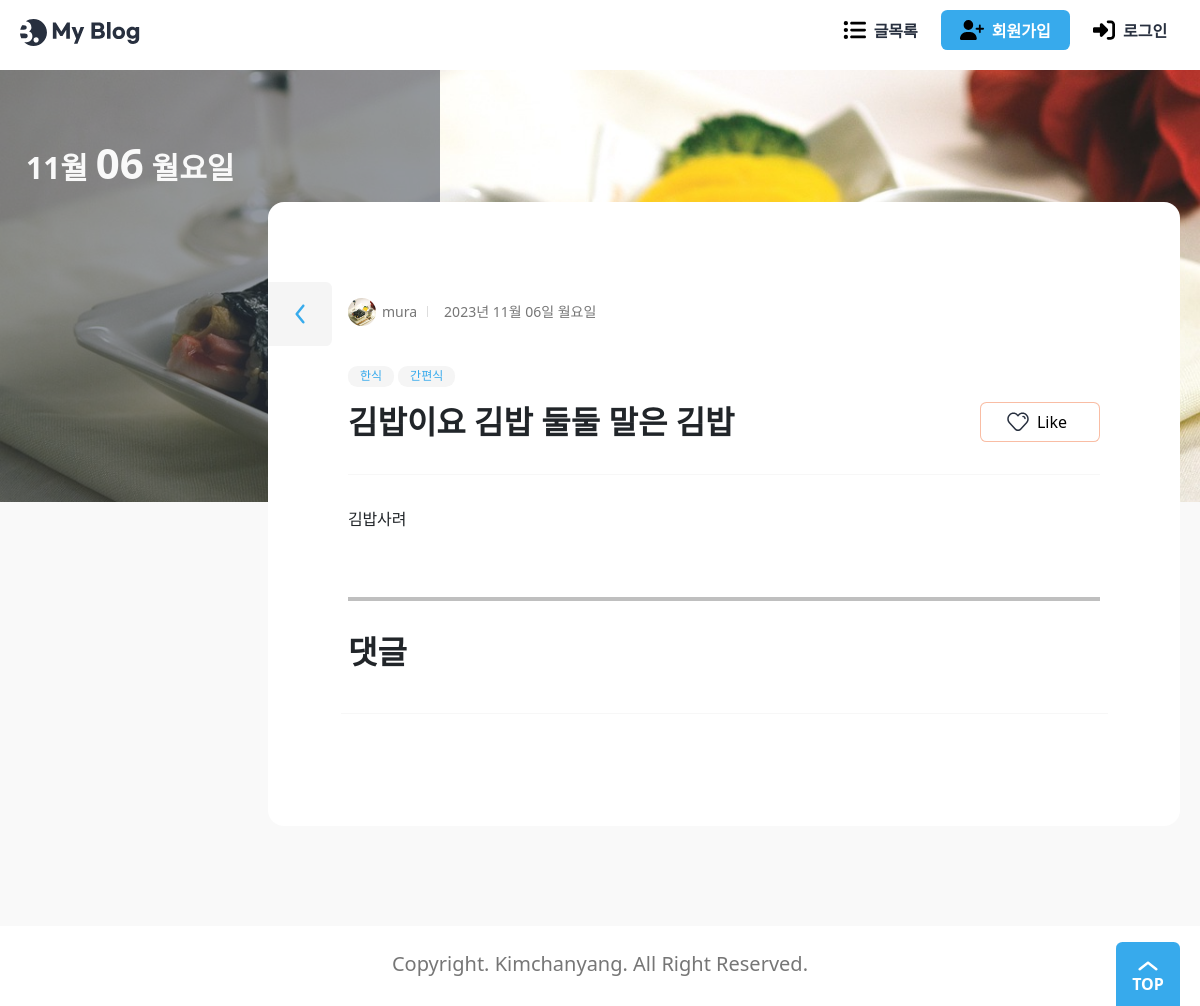
The page /blog/21/ on the database its author committed.
### blog/models.py (models this page shows, shortened)
class Post(models.Model):
    title = models.CharField(_("제목"), max_length=50)
    content = models.TextField(_("내용"))
    head_image = models.ImageField(
        _("메인 이미지"), upload_to="blog/images/%Y/%m/%d/", blank=True
    )
    file_upload = models.FileField(
        _("파일"), upload_to="blog/files/%Y/%m/%d/", blank=True
    )
    created_at = models.DateTimeField(_("작성일자"), auto_now_add=True)
    updated_at = models.DateTimeField(_("수정일자"), auto_now=True)
    author = models.ForeignKey(User, on_delete=models.CASCADE, verbose_name="작성자")
    tags = models.ManyToManyField("Tag", blank=True, verbose_name="태그")
    view_count = models.PositiveIntegerField(verbose_name="조회수", default=0)
    likes_count = models.PositiveIntegerField(verbose_name="좋아요", default=0)
    class Meta:
        ordering = ["-created_at"]

class Tag(models.Model):
    name = models.CharField(max_length=50, unique=True, verbose_name="태그 이름")
    def __str__(self):
        return self.name

### accounts/models.py (models this page shows)
class User(AbstractUser):
    nickname = models.CharField(_("닉네임"), max_length=50)
    profile_img = models.ImageField(
        _("프로필 사진"), upload_to=user_directory_path, blank=True
    )
    class Meta:
        db_table = "User"

### blog/views.py (the view)
# urls.py: path("<int:pk>/", views.PostDetail.as_view(), name="post_detail"),
class PostDetail(DetailView):
    model = Post
    context_object_name = "post"
    def get(self, request, pk):
        try:
            post = Post.objects.get(pk=pk)
        except Post.DoesNotExist:
            return render(request, "blog/post_404.html")
        post.view_count += 1
        post.save()
        try:
            next_post = (
                Post.objects.filter(created_at__gt=post.created_at)
                .order_by("created_at")
                .first()
            )
        except Post.DoesNotExist:
            next_post = None
        try:
            previous_post = (
                Post.objects.filter(created_at__lt=post.created_at)
                .order_by("-created_at")
                .first()
            )
        except Post.DoesNotExist:
            previous_post = None
        comments = Comment.objects.filter(post=post)
        contaxt = {
            "post": post,
            "previous_post": previous_post,
            "next_post": next_post,
            "comments": comments,
        }
        return render(request, "blog/post_detail.html", contaxt)
    def post(self, request, pk):
        try:
            post = Post.objects.get(pk=pk)
        except Post.DoesNotExist:
            return render(request, "blog/post_404.html")
        form = CommentForm(request.POST)
        if form.is_valid():
            comment = form.save(commit=False)
            comment.post = post
            comment.author = request.user
            comment.save()
        return redirect("post_detail", pk=pk)

### templates/blog/post_detail.html (shortened to what this page needs)
{% extends "base.html" %}
{% block main %}
{% load static %}
<div class="banner" {% if post.head_image %} style="background-image: url({{ post.head_image.url }})" {% endif %}>
    <div class="max-width">
        <div class="banner-contents">
            <p class="today">{{ post.created_at|date:'M' }} <em>{{ post.created_at|date:'d' }}</em> {{ post.created_at|date:'D' }}</p>
        </div>
    </div>
</div>
<div class="view">
    <div class="max-width">
        <section class="wrap-box">
            <div class="inner">
                <dl class="author-wrap">
                    <dd class="author">
                        {% if post.author.profile_img %}
                        <img src="{{ post.author.profile_img.url }}" alt="">
                        {% else %}
                        <img src="{% static './assets/blank_profile.png' %}" alt="">
                        {% endif %}
                        {% if post.nickname %}
                        {{ post.nickname }}
                        {% else %}
                        {{ post.author }}
                        {% endif %}
                    </dd>
                    <dd class="created">{{ post.created_at|date:'Y년 m월 d일 D' }}</dd>
                </dl>
                <dl class="category">
                    {% for tag in post.tags.iterator %}
                    <dd>{{tag}}</dd>
                    {% endfor %}
                </dl>
                <div class="title-wrap">
                    <h2>{{ post.title }}</h2>
                    <button class="btn-like">Like</button>
                </div>
                <hr>
                <div class="view-contents">
                    <p>
                        {{ post.content }}
                    </p>
                </div>
                <div class="d-flex justify-content-center">
                </div>
                <hr style="border: solid 2px black;">
                <div class="title-wrap">
                    <h2>댓글</h2>
                </div>
                <div class="view-comment">
                    <div class="row">
                        <hr>
                    </div>
                </div>
                <a href="{% url 'post_list' %}" class="btn-back">
                </a>
            </div>
        </section>
    </div>
</div>
{% endblock main %}

### static/css/global.css (style rules this page uses)
:root { --main-color: rgb(55, 170, 236); --main-rgb: 55, 171, 236; --outline-border: rgb(55, 160, 236); --red-color: rgb(243, 124, 75); --red-rgb: 243, 124, 75; --black-color: #28303f; --white-color: #fff; --gray-color: #767676; --border-color: #ddd; --gray-background-light: #f9f9f9; --gray-background: #f5f5f5; --gray-text: #6f6f6f; --border-radius: 0.4em; }
h1, a, div, p, section, article, input, textarea { box-sizing: border-box; }
a { text-decoration: none; color: inherit; }
html { font-size: 10px; }
body { font-size: 1.6rem; line-height: 1.4; }
input, button { font-size: inherit; font-family: inherit; }
button { cursor: pointer; }
a { border-radius: 0.8rem; overflow: hidden; }
img { vertical-align: bottom; }
body { background: var(--gray-background-light); }
.max-width { width: 1224px; max-width: calc(100% - 4rem); margin: 0 auto; }

### static/css/button.css (style rules this page uses)
.btn-back { width: 6.4rem; height: 6.4rem; border-radius: 0 var(--border-radius) var(--border-radius) 0; background: var(--gray-background) url(../assets/ArrowLeft-blue.svg) no-repeat 50% 50% / 4rem; font-size: 1.6rem; }
.btn-like { width: 12rem; height: 4rem; padding-left: 3rem; border: 1px solid rgba(var(--red-rgb), 0.5); border-radius: var(--border-radius); background: var(--white-color) url(../assets/icon-like.svg) no-repeat 2.5rem 50% / 2.4rem; transition: all 0.3s; }

### static/css/banner.css (style rules this page uses)
.banner { position: relative; background: url(../assets/background.jpg) no-repeat 50% 50% / cover; height: 27em; margin-bottom: -7em; }
.banner-contents { width: 28rem; padding: 7rem 0 14.5rem; text-align: center; color: var(--gray-background-light); }
.banner-contents::before { content: ""; display: block; position: absolute; top: 0; left: 0; width: calc((100% - 1224px) / 2 + 44rem); height: 100%; background: rgba(40, 48, 63, 0.5); }
.banner-contents > * { position: relative; }
.today { padding-left: 0.8em; font-size: 5rem; font-weight: bold; text-align: left; line-height: 1.1; }
.today em { display: block; font-size: 2em; margin-bottom: -0.15em; }
@media (max-width: 1280px) { .banner-contents::before { width: 44rem; } }
@media (max-width: 1260px) { .today { font-size: 3rem; padding-left: 0.2em; } }
@media (max-width: 1260px) { .today em { display: inline; font-size: 1.4em; } }

### static/css/category.css (style rules this page uses)
.category { display: flex; flex-wrap: wrap; color: var(--main-color); }
.category dd { margin-right: 0.4rem; padding: 0.2rem 1.2rem; border-radius: calc(var(--border-radius) * 2); background: var(--gray-background); font-size: 1.2rem; }

### static/css/author.css (style rules this page uses)
.author-wrap { display: flex; gap: 1rem; color: #767676; font-size: 1.2rem; }
.author-wrap dd { display: flex; align-items: center; gap: 0.6rem; }
.author img { width: 2em; height: 2em; border-radius: 50%; }
.created::before { content: ""; display: block; width: 1px; height: 0.8em; margin-right: 1rem; background: var(--border-color); }

### static/css/wrapbox.css (style rules this page uses)
.wrap-box { position: relative; width: 60rem; max-width: calc(100% - 4rem); margin: -22rem auto 0; padding: 8rem 0; border-radius: var(--border-radius); background: var(--white-color); font-size: 4rem; transition: all 0.3s; }
.wrap-box .inner { width: 39.2rem; max-width: calc(100% - 8rem); margin: 0 auto; font-size: 1.6rem; }
.wrap-box h2 { margin-bottom: 4.8rem; font-size: 3.2rem; font-weight: bold; text-transform: uppercase; }
.mypage .wrap-box, .view .wrap-box, .write .wrap-box { width: 91.2rem; max-width: 100%; margin: -30rem 0 auto auto; padding: 8rem; }
.view .wrap-box .inner, .write .wrap-box .inner { width: 100%; max-width: 100%; }
.wrap-box hr { border: 1px solid var(--border-color); border-width: 1px 0 0 0; margin: 3.2rem 0; }

### static/css/view.css (style rules this page uses)
.view .wrap-box h2 { margin-bottom: 0; }
.view-contents p { font-size: 1.6rem; line-height: 1.6; text-align: justify; letter-spacing: -0.01em; }
.view .wrap-box .author-wrap { height: 6.4rem; font-size: 1.4rem; }
.title-wrap { display: flex; align-items: flex-end; justify-content: space-between; gap: 8rem; margin-bottom: 1rem; font-size: 1.6rem; }
.title-wrap h2 { width: 100%; text-transform: none; }
.title-wrap h2 { font-size: 3.2rem; font-weight: bold; }
.title-wrap button { flex-shrink: 0; }
.view .wrap-box .btn-back { position: absolute; top: 8rem; left: 0; }
.view .category { margin: 2rem 0 1rem 0; }

### rows shown on the page
Post: created_at "11월", created_at "06", created_at "월요일", author.profile_img (picture), author "mura", created_at "2023년 11월 06일 월요일", title "김밥이요 김밥 둘둘 말은 김밥", content "김밥사려"
Tag: name "한식"
Tag: name "간편식"
